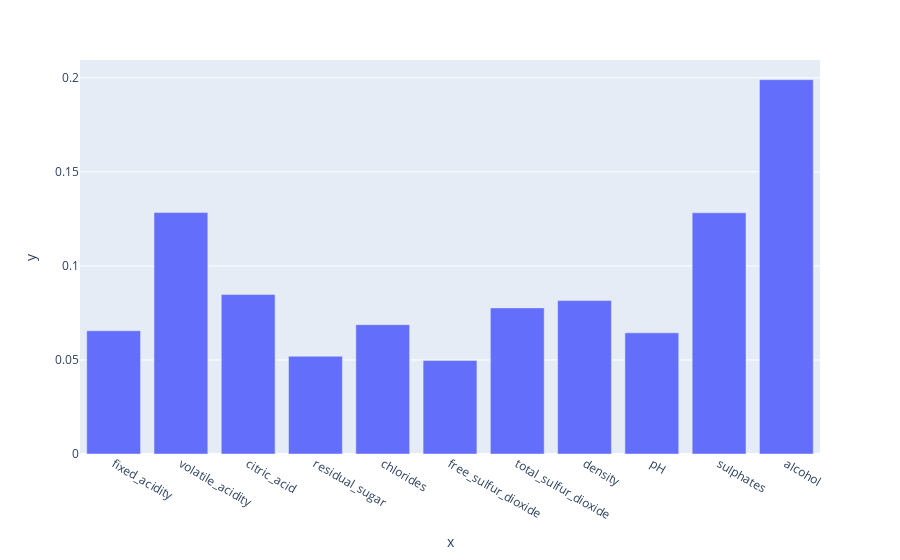

The cell this chart's notebook holds for it:
### Code cell
# Visualise feature importance (this could be added as a separate tab to understand the model)

forest_importances = pd.Series(model.feature_importances_, index=X_train.columns)
px.bar(x=forest_importances.index, y=forest_importances)

### Figure 1 — Plotly figure (JSON) as saved in the notebook; plotly's stock layout.template omitted (floating-point values rounded to 4 significant figures)
{"data": [{"alignmentgroup": "True", "hovertemplate": "x=%{x}<br>y=%{y}<extra></extra>", "legendgroup": "", "marker": {"color": "#636efa", "pattern": {"shape": ""}}, "name": "", "offsetgroup": "", "orientation": "v", "showlegend": false, "textposition": "auto", "type": "bar", "x": ["fixed_acidity", "volatile_acidity", "citric_acid", "residual_sugar", "chlorides", "free_sulfur_dioxide", "total_sulfur_dioxide", "density", "pH", "sulphates", "alcohol"], "xaxis": "x", "y": [0.06552, 0.1283, 0.08477, 0.05198, 0.06876, 0.04977, 0.07767, 0.08155, 0.06442, 0.1282, 0.199], "yaxis": "y"}], "layout": {"barmode": "relative", "legend": {"tracegroupgap": 0}, "margin": {"t": 60}, "xaxis": {"anchor": "y", "domain": [0, 1], "title": {"text": "x"}}, "yaxis": {"anchor": "x", "domain": [0, 1], "title": {"text": "y"}}}}
